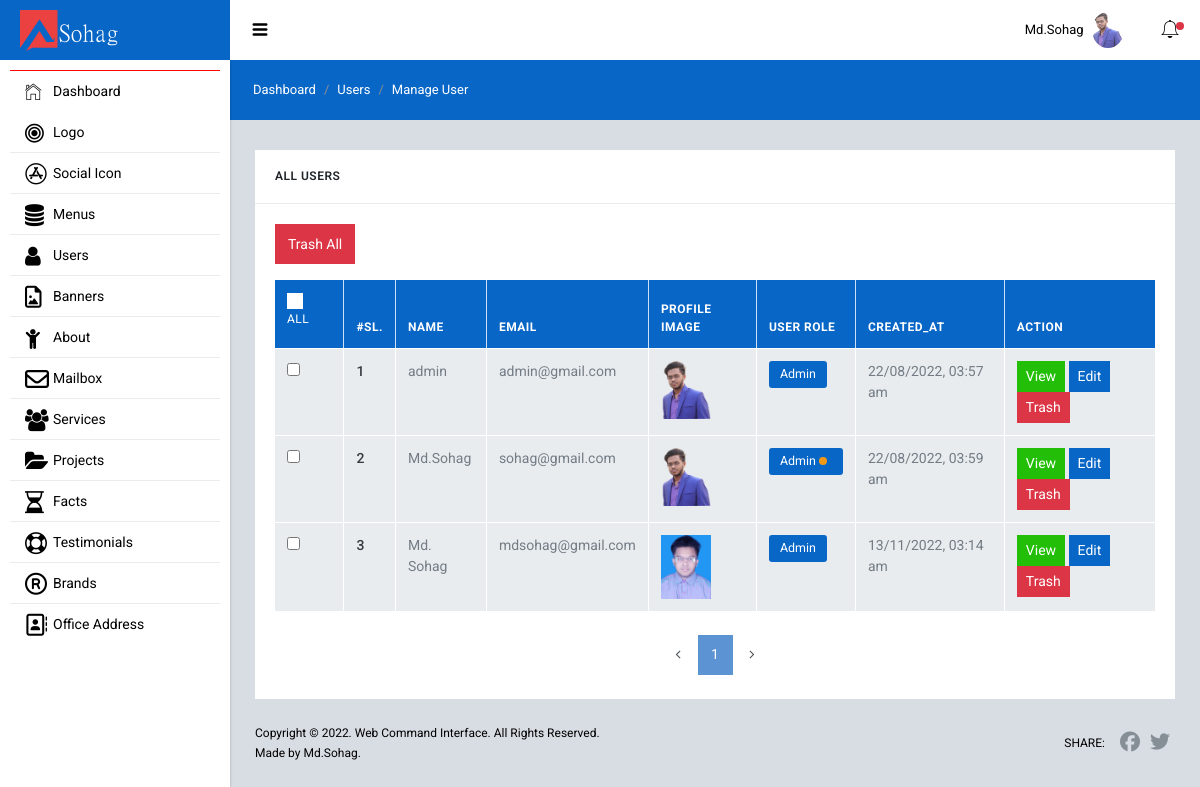
The app's page /admin/users/manage.php (signed in) with its own data.
### tables this page shows
CREATE TABLE `users` (
  `id` int(11) NOT NULL,
  `name` varchar(150) NOT NULL,
  `email` varchar(150) NOT NULL,
  `password` varchar(255) NOT NULL,
  `user_role` int(11) NOT NULL DEFAULT 4,
  `status` int(11) NOT NULL DEFAULT 0,
  `profile_image` varchar(255) DEFAULT NULL,
  `created_at` varchar(200) NOT NULL
);

### admin/users/manage.php (the view, shortened to what the rows shown need)
<?php
    require "../backend_includes/header.php";
    $view_users = "SELECT * FROM users WHERE status=0";
    $view_users_query = mysqli_query($db, $view_users);
    $count_status = mysqli_num_rows($view_users_query);
    $checkall_users = "SELECT COUNT(*) AS users_data FROM users";
    $checkall_users_query = mysqli_query($db, $checkall_users);
    $alldata_users_after_assoc = mysqli_fetch_assoc($checkall_users_query);
    $current_page_number = isset($_GET['page']) && is_numeric($_GET['page']) ? $_GET['page'] : 1;
    $per_page_show_result = 5;
    if ($statement = $db->prepare("SELECT * FROM users WHERE status=0 ORDER BY id LIMIT ?, ?"))
    {
        $current_page_number_calculate = ($current_page_number - 1) * $per_page_show_result;
        $statement->bind_param("ii", $current_page_number_calculate, $per_page_show_result);
        $statement->execute();
        $result = $statement->get_result();
        $number_start = 0;
    }
?>
    <div class="sl-mainpanel">
      <div class="sl-pagebody">
        <?php if ($count_status == 0) : ?>
        <?php else : ?>
            <div class="row row-sm mg-t-5">
                <div class="col-lg-12 mg-t-20 mg-lg-t-0">
                    <div class="card">
                        <div class="card-body bd-color-gray-lighter rounded-bottom">
                            <div class="dashbord-content">
                                <?php if ($alldata_users_after_assoc['users_data'] == 0) : ?>
                                    <div class="alert alert-warning" role="alert">
                                        <h4 class="text-center text-danger">No Data Found In Users Table!</h4>
                                    </div>
                                <?php else : ?>
                                    <form action="users_trash_delete.php" method="POST">
                                        <div class="table-responsive">
                                            <table class="table table-hover table-bordered mg-b-0">
                                                <thead class="bg-primary">
                                                    <tr>
                                                        <?php if ($login_user_info['user_role'] == 1 || $login_user_info['user_role'] == 2) { ?>
                                                            <th scope="col">
                                                                <label class="ckbox">
                                                                    <input type="checkbox" id="checkAll"><span> All</span>
                                                                </label>
                                                            </th>
                                                        <?php } ?>
                                                        <th scope="col">#Sl.</th>
                                                        <th scope="col">Name</th>
                                                        <th scope="col">Email</th>
                                                        <th scope="col">Profile Image</th>
                                                        <th scope="col">User Role</th>
                                                        <th scope="col">Created_At</th>
                                                        <th scope="col">Action</th>
                                                    </tr>
                                                </thead>
                                                <tbody>
                                                    <?php while($user = $result->fetch_assoc()) : $number_start++; ?>
                                                        <tr>
                                                            <?php if ($login_user_info['user_role'] == 1) : ?>
                                                                <th scope="row">
                                                                    <input type="checkbox" name="allusers_id[]" value="<?= $user['id']; ?>">
                                                                </th>
                                                            <?php endif; ?>
                                                            <th scope="row"><?= $number_start; ?></th>
                                                            <td><?= $user['name']; ?></td>
                                                            <td><?= $user['email']; ?></td>
                                                            <td>
                                                                <?php if (!empty($user['profile_image'])) : ?>
                                                                    <img src="../uploads/users/<?= $user['profile_image']; ?>" width="50" alt="image">
                                                                <?php else : ?>
                                                                    No Image
                                                                <?php endif; ?>
                                                            </td>
                                                            <td>
                                                                <?php if ($user['user_role'] == 1): ?>
                                                                    <span class="badge bg-primary">
                                                                        Admin
                                                                        <?php if ($user['id'] == $login_user_info['id']) : ?>
                                                                            <span class="square-8 bg-warning mg-r-5 rounded-circle"></span>
                                                                        <?php endif; ?>
                                                                    </span>
                                                                <?php elseif ($user['user_role'] == 4) : ?>
                                                                    <span class="badge bg-primary">
                                                                        Normal User
                                                                    </span>
                                                                <?php endif; ?>
                                                            </td>
                                                            <td>
                                                                <?= date("d/m/Y, h:i a",strtotime($user['created_at'])); ?>
                                                            </td>
                                                            <td>
                                                                <a href="single_user.php?id=<?= $user['id']; ?>" target="_blank" class="btn btn-success btn-sm">View</a>
                                                                <?php if ($login_user_info['user_role'] == 1 || $login_user_info['user_role'] == 2) : ?>
                                                                    <a href="edit_user.php?id=<?= $user['id']; ?>" class="btn btn-primary btn-sm">Edit</a>
                                                                    <?php if ($user['user_role'] == 1 && $login_user_info['user_role'] == 1) : ?>
                                                                        <span id="user_status.php?trash_id=<?= $user['id']; ?>" class="btn btn-danger btn-sm trashed_user">Trash</span>
                                                                    <?php elseif ($user['user_role'] == 1 && $user['user_role'] > 1) : ?>
                                                                        <span id="user_status.php?trash_id=<?= $user['id']; ?>" class="btn btn-danger btn-sm trashed_user">Trash</span>
                                                                    <?php elseif ($login_user_info['user_role'] == 2 && $user['user_role'] > 2) : ?>
                                                                        <span id="user_status.php?trash_id=<?= $user['id']; ?>" class="btn btn-danger btn-sm trashed_user">Trash</span>
                                                                    <?php elseif ($login_user_info['user_role'] == 1 && $user['user_role'] > 1) : ?>
                                                                        <span id="user_status.php?trash_id=<?= $user['id']; ?>" class="btn btn-danger btn-sm trashed_user">Trash</span>
                                                                    <?php else : ?>
                                                                        <span id="" class="btn btn-danger btn-sm">Trash</span>
                                                                    <?php endif; ?>
                                                                <?php endif; ?>
                                                            </td>
                                                        </tr>
                                                    <?php endwhile; ?>
                                                </tbody>
                                            </table>
                                        </div>
                                    </form>
                                <?php endif; ?>
                            </div>
                        </div>
                    </div>
                </div>
            </div>
        <?php endif; ?>
      </div>
    </div>
<?php require "../backend_includes/footer.php"; ?>

### admin/backend_includes/header.php (shortened to what the rows shown need)
<?php
  require "db.php";
  $login_user_id    = isset($_COOKIE['login_user']) ? $_COOKIE['login_user'] : $_SESSION['login_user_id'];
  $login_user_data  = "SELECT * FROM users WHERE id=$login_user_id";
  $login_user_query = mysqli_query($db,$login_user_data);
  $login_user_info  = mysqli_fetch_assoc($login_user_query);
?>
<!DOCTYPE html>
<html lang="en">
  <head>
    <link href="/sohag/admin/backend_assets/lib/font-awesome/css/font-awesome.css" rel="stylesheet">
    <link href="/sohag/admin/backend_assets/lib/Ionicons/css/ionicons.css" rel="stylesheet">
    <link href="/sohag/admin/backend_assets/lib/perfect-scrollbar/css/perfect-scrollbar.css" rel="stylesheet">
    <link href="/sohag/admin/backend_assets/lib/rickshaw/rickshaw.min.css" rel="stylesheet">
    <link href="/sohag/admin/backend_assets/lib/medium-editor/medium-editor.css" rel="stylesheet">
    <link href="/sohag/admin/backend_assets/lib/medium-editor/default.css" rel="stylesheet">
    <link href="/sohag/admin/backend_assets/lib/summernote/summernote-bs4.css" rel="stylesheet">
    <link rel="stylesheet" href="/sohag/admin/backend_assets/css/starlight.css">
    <link rel="stylesheet" href="/sohag/admin/backend_assets/css/custom.css">
  </head>
  <body>
    <div class="sl-header">
      <div class="sl-header-right">
        <nav class="nav">
          <div class="dropdown">
            <a href="" class="nav-link nav-link-profile" data-toggle="dropdown">
              <span class="logged-name"><span class="hidden-md-down"><?= $login_user_info['name']; ?></span></span>
              <?php if (!empty($login_user_info['profile_image'])) { ?>
                <img src="/sohag/admin/uploads/users/<?= $login_user_info['profile_image']; ?>" class="wd-32 rounded-circle" alt="">
              <?php } ?>
            </a>
          </div>
        </nav>
      </div>
    </div>

### records on screen
users: name "Md.Sohag", profile_image (picture), email "sohag@gmail.com", user_role "Admin", created_at "22/08/2022, 03:59 am"
users: name "admin", email "admin@gmail.com", profile_image (picture), user_role "Admin", created_at "22/08/2022, 03:57 am"
users: name "Md. Sohag", email "mdsohag@gmail.com", profile_image (picture), user_role "Admin", created_at "13/11/2022, 03:14 am"

### other values on screen
$current_page_number "1"
